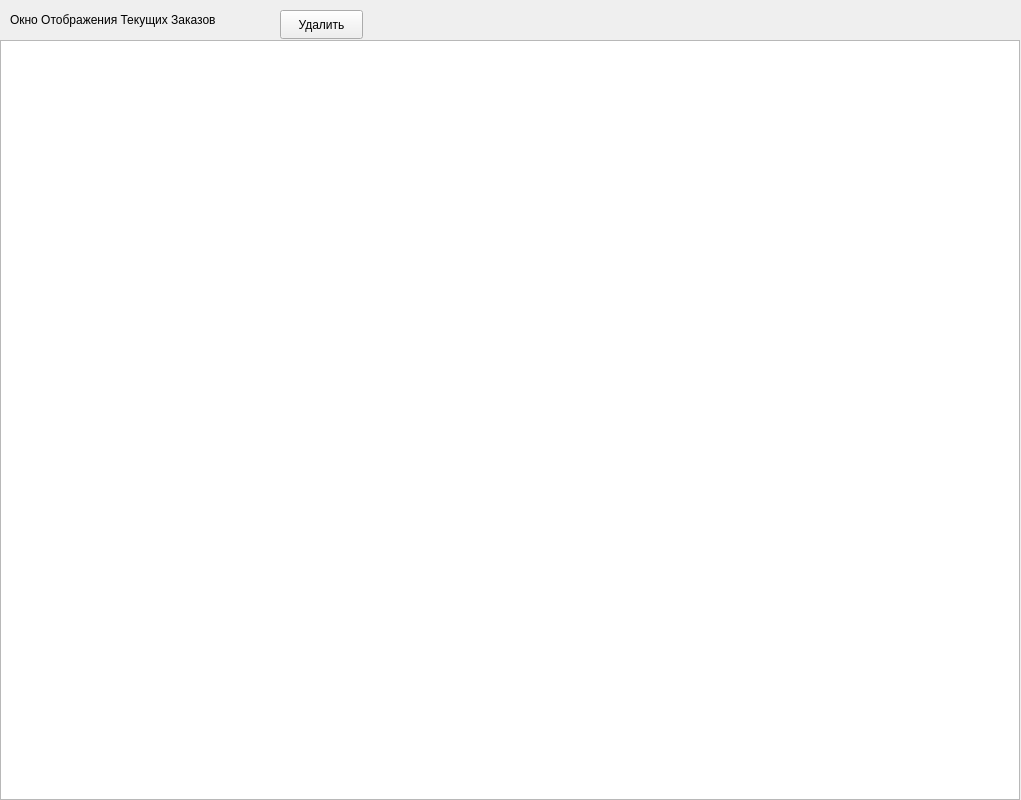
<?xml version="1.0" encoding="UTF-8"?>
<ui version="4.0">
 <class>CurrentOrders</class>
 <widget class="QWidget" name="CurrentOrders">
  <property name="geometry">
   <rect>
    <x>0</x>
    <y>0</y>
    <width>1021</width>
    <height>800</height>
   </rect>
  </property>
  <property name="windowTitle">
   <string>Form</string>
  </property>
  <widget class="QLabel" name="label">
   <property name="geometry">
    <rect>
     <x>10</x>
     <y>10</y>
     <width>271</width>
     <height>20</height>
    </rect>
   </property>
   <property name="text">
    <string>Окно Отображения Текущих Заказов</string>
   </property>
  </widget>
  <widget class="QTableWidget" name="Table">
   <property name="geometry">
    <rect>
     <x>0</x>
     <y>40</y>
     <width>1020</width>
     <height>760</height>
    </rect>
   </property>
  </widget>
  <widget class="QPushButton" name="Delete">
   <property name="geometry">
    <rect>
     <x>280</x>
     <y>10</y>
     <width>83</width>
     <height>29</height>
    </rect>
   </property>
   <property name="text">
    <string>Удалить</string>
   </property>
  </widget>
 </widget>
 <resources/>
 <connections/>
</ui>
